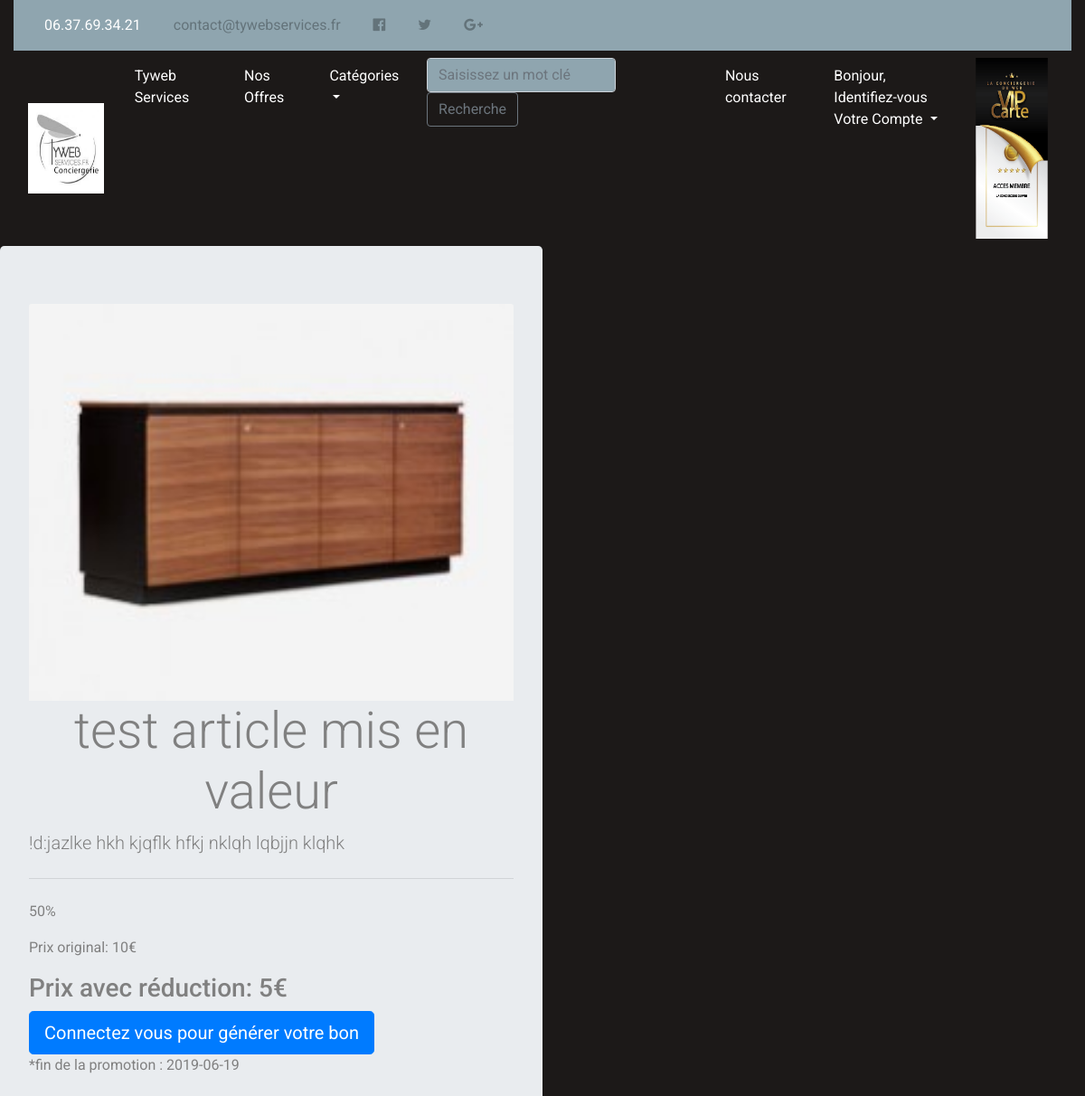
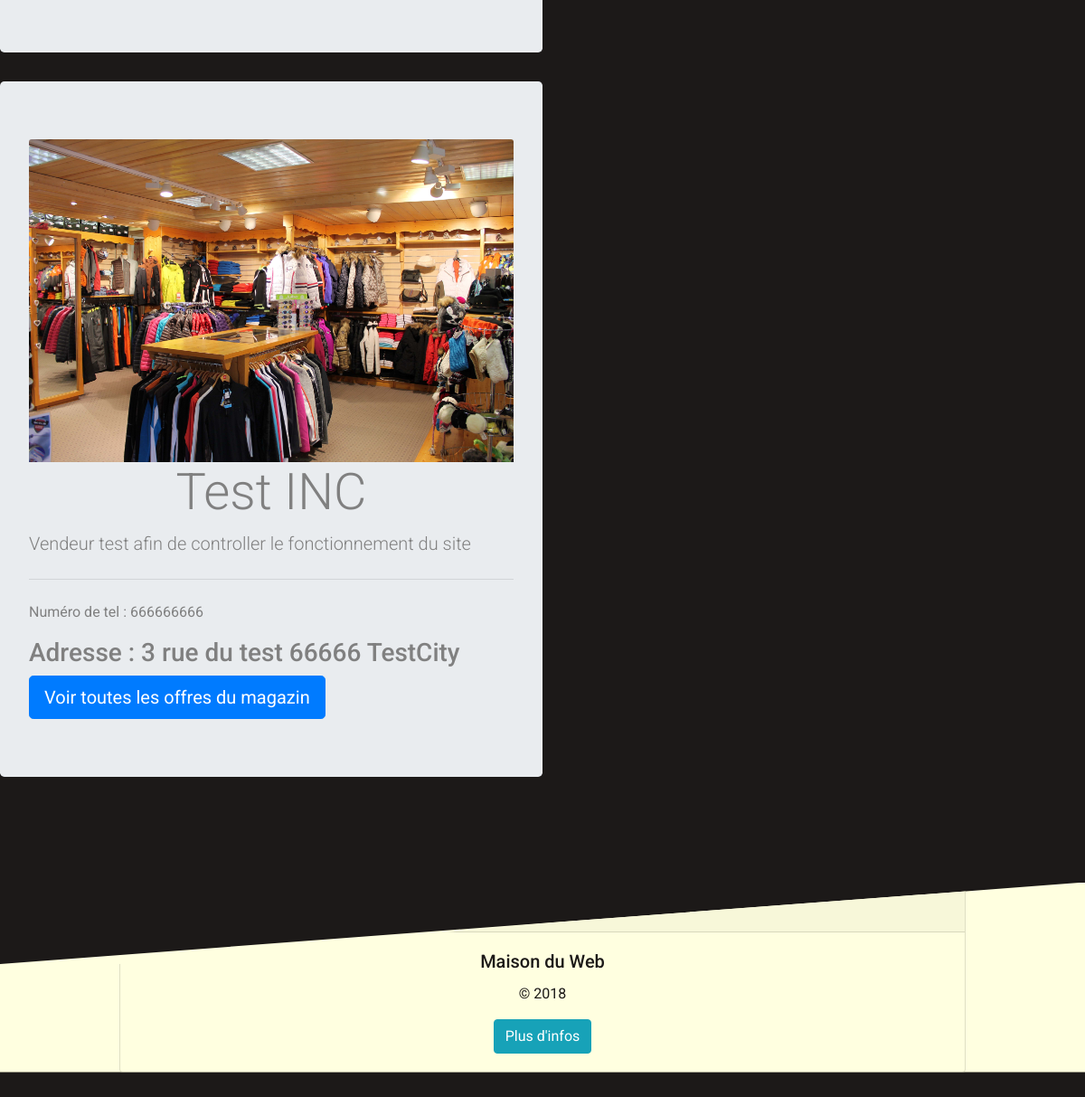
/index.php?action=offre&idOffre=8, run on the app's committed database (2 pictures, top to bottom).
### tables this page shows
CREATE TABLE `articles` (
  `idArticle` int(11) NOT NULL,
  `nomArticle` varchar(275) NOT NULL,
  `descriptionArticle` varchar(1000) DEFAULT NULL,
  `originalPriceArticle` int(11) DEFAULT NULL,
  `reductionArticle` int(11) DEFAULT NULL,
  `reductionPriceArticle` int(11) DEFAULT NULL,
  `imageArticle` varchar(275) DEFAULT NULL,
  `beginingDateArticle` date DEFAULT NULL,
  `endDateArticle` date DEFAULT NULL,
  `statutArticle` varchar(255) NOT NULL,
  `idSeller` int(11) NOT NULL,
  `idCategory` int(11) DEFAULT NULL
);

CREATE TABLE `sellers` (
  `idSeller` int(11) NOT NULL,
  `societyNameSeller` varchar(275) NOT NULL,
  `sirenSeller` int(11) NOT NULL,
  `activitySeller` varchar(275) NOT NULL,
  `descriptionSeller` varchar(1000) DEFAULT NULL,
  `adressSeller` varchar(275) NOT NULL,
  `postalCodeSeller` int(11) NOT NULL,
  `citySeller` varchar(60) NOT NULL,
  `staticPhoneSeller` int(11) NOT NULL,
  `mobilPhoneSeller` int(11) DEFAULT NULL,
  `imageSeller` varchar(275) NOT NULL,
  `idAccount` int(11) NOT NULL
);

### src/Controller/AllUserController.php (called while the page is built, shortened)
<?php
    class AllUserController {
        function articleTarget() {
            $idArticle = htmlspecialchars($_GET['idOffre']);
            $articleManager = new \Project\Model\ArticleManager();
            $request = $articleManager->articleTargetRequest($idArticle);
            $result = $request->fetch();
            require('src/View/frontend/articleTargetView.php');
        }
    }

### src/Model/ArticleManager.php (called while the page is built, shortened)
<?php
    class ArticleManager extends Manager {
        function articleTargetRequest($idArticle) {
            $db=$this->dbConnect();
            $firstRequest = $db->prepare('SELECT * FROM articles INNER JOIN sellers ON articles.idSeller=sellers.idSeller WHERE articles.idArticle=? ORDER BY idArticle');
            $firstRequest -> execute(array($idArticle));
            return $firstRequest;
        }
    }

### src/View/Frontend/articleTargetView.php (the view, shortened to what this page needs)
<!DOCTYPE html>
<div class="jumbotron col-12 col-md-6">
    <img class="card-img-top" src="src/Public/images/<?= htmlspecialchars($result['imageArticle']) ?>" alt="Card image cap">
    <h1 class="display-4"><?= htmlspecialchars($result['nomArticle']) ?></h1>
    <p class="lead"><?= htmlspecialchars($result['descriptionArticle']) ?></p>
    <hr class="my-4">
    <p class="card-text"><?= htmlspecialchars($result['reductionArticle']) ?>%</p>
    <p class="card-text">Prix original: <?= htmlspecialchars($result['originalPriceArticle']) ?>&euro;</p>
    <h3>Prix avec réduction: <?= htmlspecialchars($result['reductionPriceArticle']) ?>&euro;</h3>
    <?php
        if(isset($_SESSION['conciergerieDuWebId'])) {
            echo '<a class="btn btn-primary btn-lg" href="index.php?action=voucher&idArticle='.htmlspecialchars($result['idArticle']).'&endDate='.htmlspecialchars($result['endDateArticle']).'" role="button">Editer mon Bon de réduction</a>';
        }
        else {
            echo '<a class="btn btn-primary btn-lg" href="#" role="button">Connectez vous pour générer votre bon</a>';
        }
    ?>
    <p>*fin de la promotion : <?= htmlspecialchars($result['endDateArticle']) ?></p>
</div>
<div class="jumbotron col-12 col-md-6">
    <img class="card-img-top" src="src/Public/images/<?= htmlspecialchars($result['imageSeller']) ?>" alt="Card image cap">
    <h1 class="display-4"><?= htmlspecialchars($result['societyNameSeller']) ?></h1>
    <p class="lead"><?= htmlspecialchars($result['descriptionSeller']) ?></p>
    <hr class="my-4">
    <p>Numéro de tel : <?= htmlspecialchars($result['staticPhoneSeller']) ?></p>
    <h3>Adresse : <?= htmlspecialchars($result['adressSeller']) ?> <?= htmlspecialchars($result['postalCodeSeller']) ?> <?= htmlspecialchars($result['citySeller']) ?></h3>
    <a class="btn btn-primary btn-lg" href="index.php?action=magazin&idSeller=<?= htmlspecialchars($result['idSeller']) ?>&page=1" role="button">Voir toutes les offres du magazin</a>
</div>
<?php
    require('template.php');
?>

### src/Public/css/style.css (style rules this page uses)
@media (min-width: 769px) { body { background-color: #1c1918; color:grey; font-family: "Roboto", sans-serif; height:auto; } }
@media (min-width: 769px) { h1 { text-align: center; } }

### data on the page
articles: imageArticle (picture), nomArticle "test article mis en valeur", descriptionArticle "!d:jazlke hkh kjqflk hfkj nklqh lqbjjn klqhk", reductionArticle "50", originalPriceArticle "10", reductionPriceArticle "5", endDateArticle "2019-06-19", idSeller.imageSeller (picture), idSeller.societyNameSeller "Test INC", idSeller.descriptionSeller "Vendeur test afin de controller le fonctionnement du site", idSeller.staticPhoneSeller "666666666", idSeller.adressSeller "3 rue du test", idSeller.postalCodeSeller "66666", idSeller.citySeller "TestCity"
